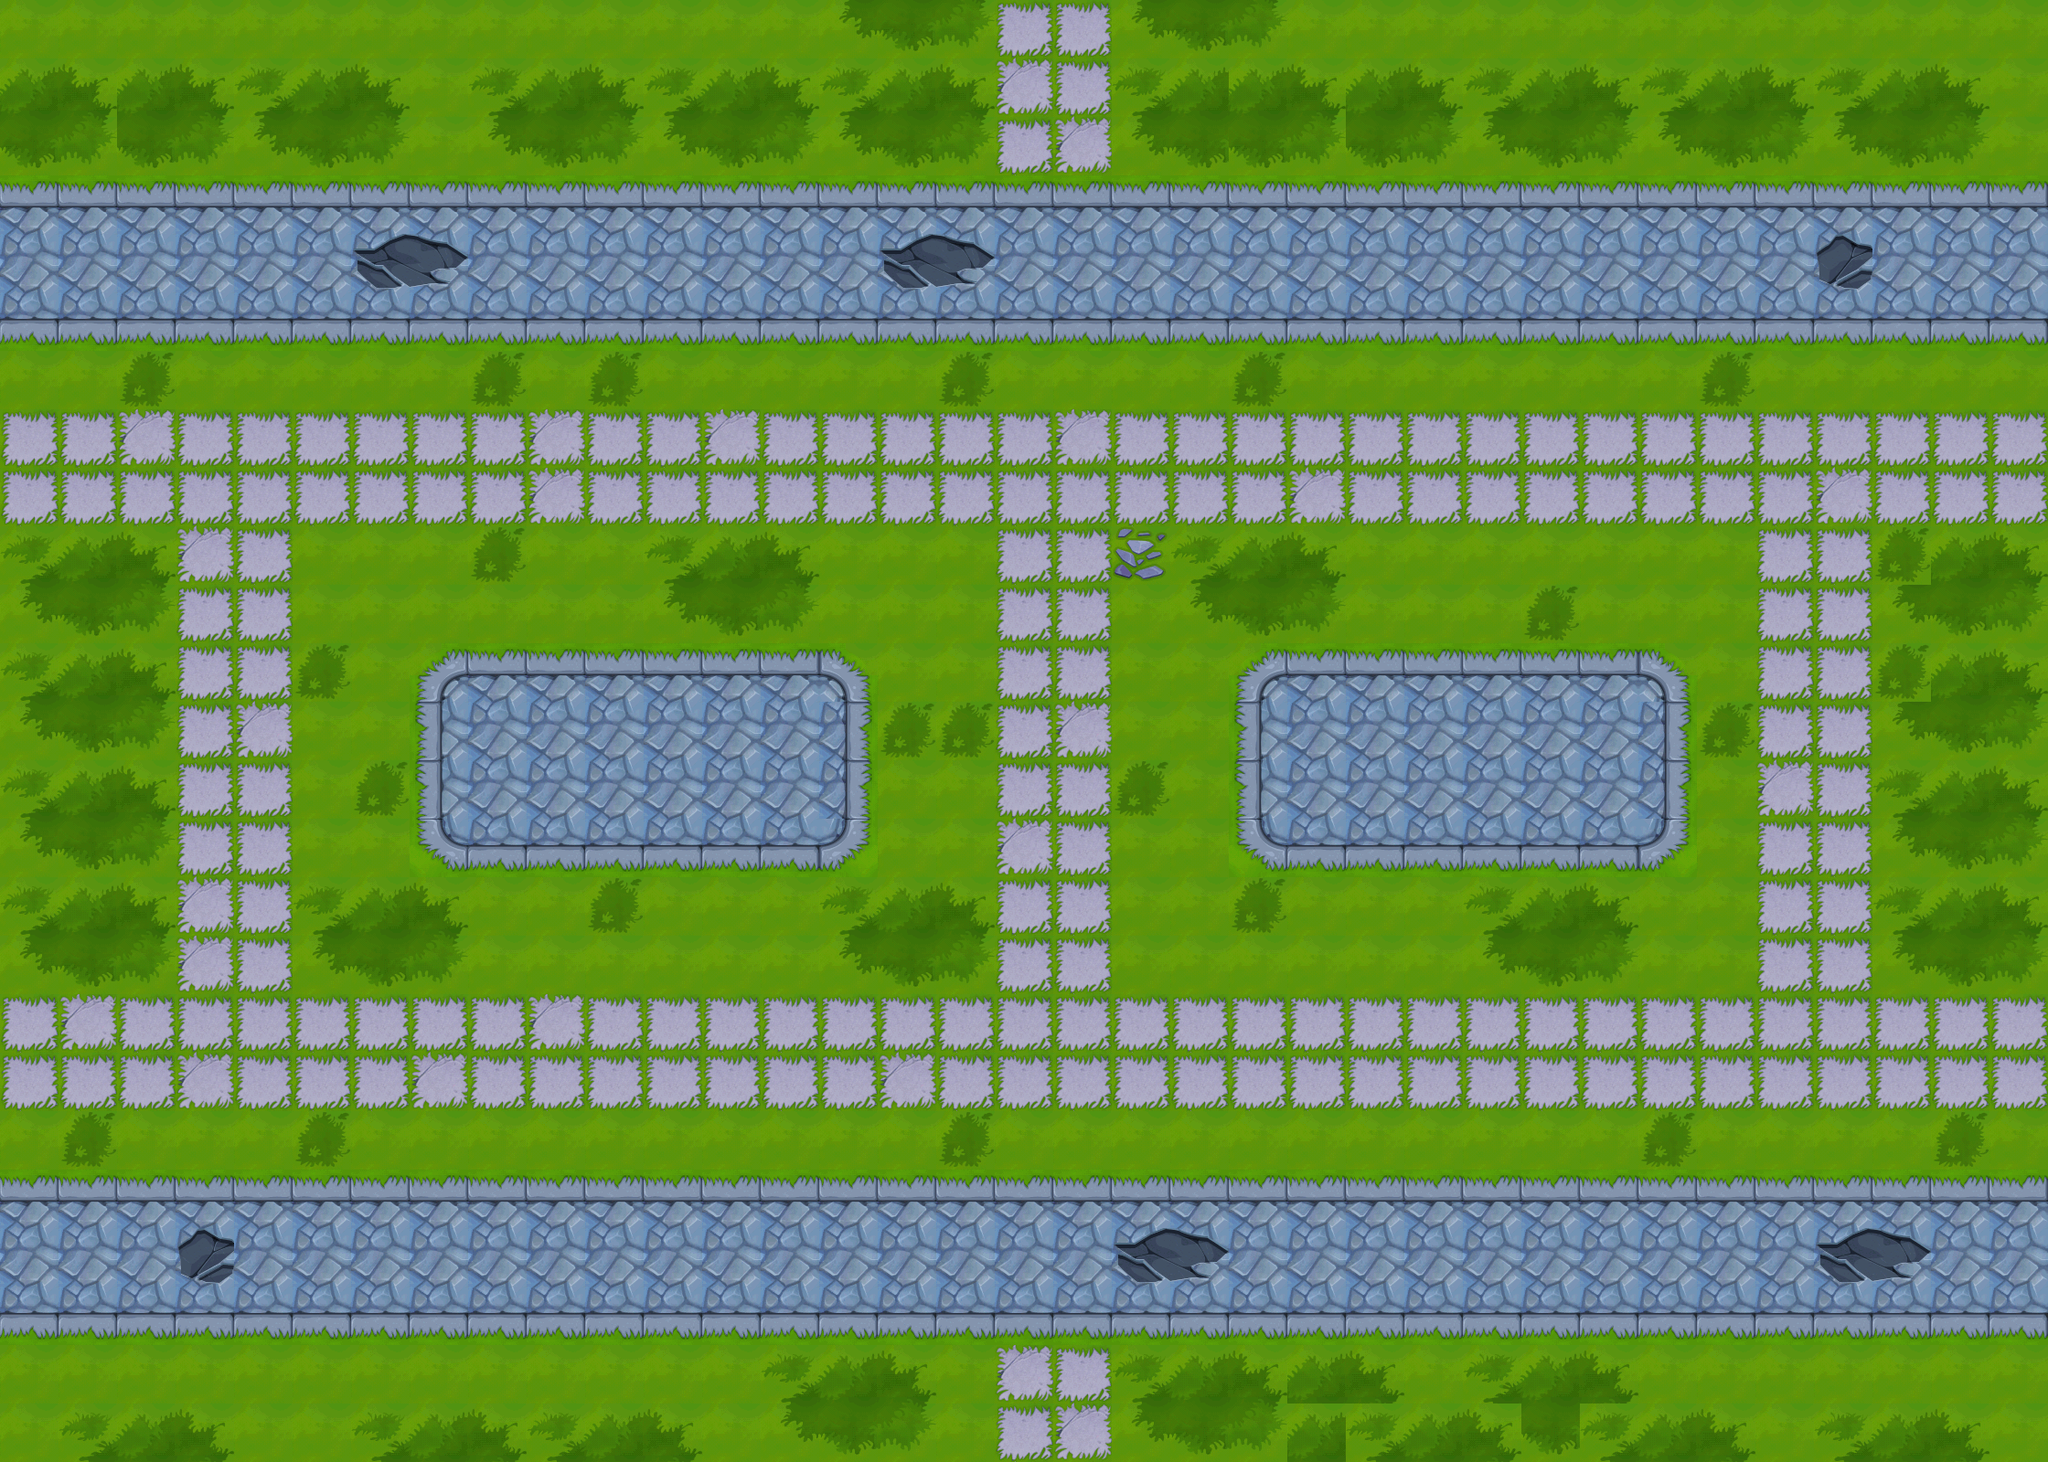

Tiled map render using the project's own tile images. Description and the map definition, with tile-layer contents summarised, below:
An orthogonal 35x25 tile map with 64x64 px tiles, 1 tile layer (background), 32 tilesets and 112 objects (19x collide, 11x collide_bullet).

<map version="1.0" orientation="orthogonal" width="35" height="25" tilewidth="64" tileheight="64">
 <tileset firstgid="1" name="bg06" tilewidth="64" tileheight="64">
  <image source="bg06.png" width="512" height="256" />
 </tileset>
 <tileset firstgid="33" name="jianzhu06_shu03" tilewidth="284" tileheight="274">
  <image source="jianzhu06_shu03.png" width="284" height="276" />
 </tileset>
 <tileset firstgid="34" name="jianzhu06_shu" tilewidth="291" tileheight="267">
  <image source="jianzhu06_shu.png" width="291" height="267" />
 </tileset>
 <tileset firstgid="35" name="jianzhu06_shu02" tilewidth="291" tileheight="267">
  <image source="jianzhu06_shu02.png" width="291" height="267" />
 </tileset>
 <tileset firstgid="36" name="jianzhu06_shitou" tilewidth="137" tileheight="83">
  <image source="jianzhu06_shitou.png" width="137" height="83" />
 </tileset>
 <tileset firstgid="37" name="jianzhu_lvhua" tilewidth="266" tileheight="142">
  <image source="jianzhu_lvhua.png" width="266" height="142" />
 </tileset>
 <tileset firstgid="38" name="jianzhu06_cao" tilewidth="125" tileheight="131">
  <image source="jianzhu06_cao.png" width="125" height="131" />
 </tileset>
 <tileset firstgid="39" name="jianzhu06_shui04" tilewidth="102" tileheight="54">
  <image source="jianzhu06_shui04.png" width="102" height="54" />
 </tileset>
 <tileset firstgid="40" name="jianzhu06_shui03" tilewidth="116" tileheight="54">
  <image source="jianzhu06_shui03.png" width="116" height="54" />
 </tileset>
 <tileset firstgid="41" name="jianzhu06_shui01" tilewidth="127" tileheight="65">
  <image source="jianzhu06_shui01.png" width="127" height="65" />
 </tileset>
 <tileset firstgid="42" name="jianzhu06_shui02" tilewidth="371" tileheight="217">
  <image source="jianzhu06_shui02.png" width="371" height="217" />
 </tileset>
 <tileset firstgid="43" name="jianzhu06_ken02" tilewidth="151" tileheight="79">
  <image source="jianzhu06_ken02.png" width="151" height="79" />
 </tileset>
 <tileset firstgid="44" name="jianzhu06_ken01" tilewidth="143" tileheight="56">
  <image source="jianzhu06_ken01.png" width="143" height="56" />
 </tileset>
 <tileset firstgid="45" name="jianzhu_xiangzi03" tilewidth="122" tileheight="76">
  <image source="jianzhu_xiangzi03.png" width="122" height="76" />
 </tileset>
 <tileset firstgid="46" name="jianzhu_xiangzi02" tilewidth="122" tileheight="126">
  <image source="jianzhu_xiangzi02.png" width="122" height="126" />
 </tileset>
 <tileset firstgid="47" name="jianzhu_xiangzi06" tilewidth="90" tileheight="113">
  <image source="jianzhu_xiangzi06.png" width="90" height="113" />
 </tileset>
 <tileset firstgid="48" name="jianzhu_xiangzi05" tilewidth="150" tileheight="170">
  <image source="jianzhu_xiangzi05.png" width="150" height="170" />
 </tileset>
 <tileset firstgid="49" name="jianzhu_xiangzi01" tilewidth="71" tileheight="80">
  <image source="jianzhu_xiangzi01.png" width="71" height="80" />
 </tileset>
 <tileset firstgid="50" name="jianzhu_xiangzi04" tilewidth="183" tileheight="126">
  <image source="jianzhu_xiangzi04.png" width="183" height="126" />
 </tileset>
 <tileset firstgid="51" name="jianzhu_xiangzi07" tilewidth="92" tileheight="112">
  <image source="jianzhu_xiangzi07.png" width="92" height="112" />
 </tileset>
 <tileset firstgid="52" name="jianzhu_qiang01" tilewidth="92" tileheight="54">
  <image source="jianzhu_qiang01.png" width="92" height="54" />
 </tileset>
 <tileset firstgid="53" name="yunbingche1" tilewidth="345" tileheight="247">
  <image source="yunbingche1.png" width="345" height="247" />
 </tileset>
 <tileset firstgid="54" name="yunbingche2" tilewidth="345" tileheight="245">
  <image source="yunbingche2.png" width="345" height="245" />
 </tileset>
 <tileset firstgid="55" name="shabao" tilewidth="113" tileheight="68">
  <image source="shabao.png" width="113" height="68" />
 </tileset>
 <tileset firstgid="56" name="jianzhu2_xiangzi0" tilewidth="192" tileheight="168">
  <image source="jianzhu2_xiangzi0.png" width="192" height="168" />
 </tileset>
 <tileset firstgid="57" name="jianzhu_xuezi01" tilewidth="242" tileheight="196">
  <image source="jianzhu_xuezi01.png" width="242" height="196" />
 </tileset>
 <tileset firstgid="58" name="jianzhu_xuezi02" tilewidth="219" tileheight="141">
  <image source="jianzhu_xuezi02.png" width="219" height="141" />
 </tileset>
 <tileset firstgid="59" name="jianzhu_xuezi03" tilewidth="192" tileheight="132">
  <image source="jianzhu_xuezi03.png" width="192" height="132" />
 </tileset>
 <tileset firstgid="60" name="jianzhu_xuezi04" tilewidth="421" tileheight="156">
  <image source="jianzhu_xuezi04.png" width="421" height="156" />
 </tileset>
 <tileset firstgid="61" name="jianzhu_xuezi05" tilewidth="180" tileheight="297">
  <image source="jianzhu_xuezi05.png" width="180" height="297" />
 </tileset>
 <tileset firstgid="62" name="jianzhu_langan" tilewidth="258" tileheight="59">
  <image source="jianzhu_langan.png" width="258" height="59" />
 </tileset>
 <tileset firstgid="63" name="jianzhu_kzt" tilewidth="377" tileheight="159">
  <image source="jianzhu_kzt.png" width="377" height="159" />
 </tileset>
 <layer name="background" width="35" height="25">
  <data>[875 cells, 875 non-empty, 23 distinct tile ids]</data>
 </layer>
 <objectgroup name="huatan1" width="35" height="25">
  <properties>
   <property name="filename" value="jianzhu_lvhua.png" />
   <property name="groundlayer" value="1" />
  </properties>
  <object gid="37" x="570" y="892" />
  <object gid="37" x="1470" y="892">
   <properties>
    <property name="groundZ" value="1" />
   </properties>
  </object>
 </objectgroup>
 <objectgroup name="zhihuitai" width="35" height="25">
  <properties>
   <property name="filename" value="jianzhu_kzt.png" />
   <property name="groundlayer" value="1" />
  </properties>
  <object gid="63" x="2473" y="1289">
   <properties>
    <property name="groundZ" value="1" />
   </properties>
  </object>
 </objectgroup>
 <objectgroup name="huatan2" width="35" height="25">
  <properties>
   <property name="filename" value="jianzhu06_cao.png" />
   <property name="groundlayer" value="1" />
  </properties>
  <object gid="38" x="740" y="453">
   <properties>
    <property name="groundZ" value="2" />
   </properties>
  </object>
  <object gid="38" x="637" y="455">
   <properties>
    <property name="groundZ" value="2" />
   </properties>
  </object>
  <object gid="38" x="539" y="454" />
  <object gid="38" x="1434" y="458" />
  <object gid="38" x="1629" y="457">
   <properties>
    <property name="groundZ" value="2" />
   </properties>
  </object>
  <object gid="38" x="1533" y="457">
   <properties>
    <property name="groundZ" value="2" />
   </properties>
  </object>
  <object gid="38" x="1438" y="1299" />
  <object gid="38" x="1635" y="1299">
   <properties>
    <property name="groundZ" value="2" />
   </properties>
  </object>
  <object gid="38" x="1537" y="1299">
   <properties>
    <property name="groundZ" value="2" />
   </properties>
  </object>
  <object gid="38" x="544" y="1299" />
  <object gid="38" x="740" y="1299">
   <properties>
    <property name="groundZ" value="2" />
   </properties>
  </object>
  <object gid="38" x="643" y="1298">
   <properties>
    <property name="groundZ" value="2" />
   </properties>
  </object>
 </objectgroup>
 <objectgroup name="shu1" width="35" height="25">
  <properties>
   <property name="buildlayer" value="1" />
   <property name="filename" value="jianzhu06_shu03.png" />
  </properties>
  <object gid="33" x="2053" y="800" />
  <object gid="33" x="548" y="196" />
  <object gid="33" x="1457" y="188" />
  <object gid="33" x="1803" y="1688" />
  <object gid="33" x="2055" y="1685" />
  <object gid="33" x="-118" y="950" />
  <object gid="33" x="152" y="1696" />
  <object gid="33" x="1549" y="1688" />
  <object gid="33" x="1842" y="192" />
 </objectgroup>
 <objectgroup name="shu2" width="35" height="25">
  <properties>
   <property name="buildlayer" value="1" />
   <property name="filename" value="jianzhu06_shu02.png" />
  </properties>
  <object gid="35" x="1220" y="194" />
  <object gid="35" x="149" y="195" />
  <object gid="35" x="-112" y="1098" />
  <object gid="35" x="328" y="197" />
  <object gid="35" x="1281" y="1687" />
  <object gid="35" x="2065" y="951" />
  <object gid="35" x="-110" y="794" />
  <object gid="35" x="2037" y="190" />
  <object gid="35" x="389" y="1684" />
 </objectgroup>
 <objectgroup name="shu3" width="35" height="25">
  <properties>
   <property name="buildlayer" value="1" />
   <property name="filename" value="jianzhu06_shu.png" />
  </properties>
  <object gid="34" x="-41" y="197" />
  <object gid="34" x="789" y="193" />
  <object gid="34" x="663" y="1695" />
  <object gid="34" x="1664" y="192" />
  <object gid="34" x="-64" y="1683" />
  <object gid="34" x="2063" y="1092" />
 </objectgroup>
 <objectgroup name="stone" width="35" height="25">
  <properties>
   <property name="filename" value="jianzhu06_shitou.png" />
   <property name="groundlayer" value="1" />
  </properties>
  <object gid="36" x="1432" y="163" />
  <object gid="36" x="522" y="175" />
  <object gid="36" x="2030" y="169" />
 </objectgroup>
 <objectgroup name="shui1" width="35" height="25">
  <properties>
   <property name="filename" value="jianzhu06_shui04.png" />
   <property name="groundlayer" value="1" />
  </properties>
  <object gid="39" x="807" y="1041" />
  <object gid="39" x="1563" y="660" />
 </objectgroup>
 <objectgroup name="shui2" width="35" height="25">
  <properties>
   <property name="filename" value="jianzhu06_shui03.png" />
   <property name="groundlayer" value="1" />
  </properties>
  <object gid="40" x="1442" y="1053" />
  <object gid="40" x="381" y="687" />
  <object gid="40" x="939" y="658" />
 </objectgroup>
 <objectgroup name="shui3" width="35" height="25">
  <properties>
   <property name="filename" value="jianzhu06_shui03.png" />
   <property name="groundlayer" value="1" />
  </properties>
  <object gid="41" x="2539" y="910" />
 </objectgroup>
 <objectgroup name="shui4" width="35" height="25">
  <properties>
   <property name="filename" value="jianzhu06_shui03.png" />
   <property name="groundlayer" value="1" />
  </properties>
  <object gid="42" x="2722" y="947" />
 </objectgroup>
 <objectgroup name="nitu1" width="35" height="25">
  <properties>
   <property name="filename" value="jianzhu06_shui03.png" />
   <property name="groundlayer" value="1" />
  </properties>
  <object gid="43" x="2406" y="813" />
 </objectgroup>
 <objectgroup name="nitu2" width="35" height="25">
  <properties>
   <property name="filename" value="jianzhu06_shui03.png" />
   <property name="groundlayer" value="1" />
  </properties>
  <object gid="44" x="2376" y="918" />
 </objectgroup>
 <objectgroup name="greenboxs" width="35" height="25">
  <properties>
   <property name="filename" value="jianzhu_xiangzi03.png" />
   <property name="groundlayer" value="1" />
  </properties>
  <object gid="45" x="1487" y="946">
   <properties>
    <property name="groundZ" value="3" />
   </properties>
  </object>
  <object gid="45" x="1609" y="946">
   <properties>
    <property name="groundZ" value="3" />
   </properties>
  </object>
 </objectgroup>
 <objectgroup name="greenboxb" width="35" height="25">
  <properties>
   <property name="filename" value="jianzhu_xiangzi02.png" />
   <property name="groundlayer" value="1" />
  </properties>
  <object gid="46" x="1526" y="499">
   <properties>
    <property name="groundZ" value="2" />
   </properties>
  </object>
 </objectgroup>
 <objectgroup name="greenboxbb" width="35" height="25">
  <properties>
   <property name="buildlayer" value="1" />
   <property name="filename" value="jianzhu2_xiangzi0.png" />
  </properties>
  <object gid="56" x="2147" y="1204" />
 </objectgroup>
 <objectgroup name="blackboxs" width="35" height="25">
  <properties>
   <property name="filename" value="jianzhu_xiangzi06.png" />
   <property name="groundlayer" value="1" />
  </properties>
  <object gid="47" x="557" y="521">
   <properties>
    <property name="groundZ" value="5" />
   </properties>
  </object>
 </objectgroup>
 <objectgroup name="blackboxb" width="35" height="25">
  <properties>
   <property name="filename" value="jianzhu_xiangzi05.png" />
   <property name="groundlayer" value="1" />
  </properties>
  <object gid="48" x="881" y="1707">
   <properties>
    <property name="groundZ" value="3" />
   </properties>
  </object>
 </objectgroup>
 <objectgroup name="mutouboxs" width="35" height="25">
  <properties>
   <property name="filename" value="jianzhu_xiangzi01.png" />
   <property name="groundlayer" value="1" />
  </properties>
  <object gid="49" x="1662" y="490">
   <properties>
    <property name="groundZ" value="3" />
   </properties>
  </object>
 </objectgroup>
 <objectgroup name="mutouboxb" width="35" height="25">
  <properties>
   <property name="filename" value="jianzhu_xiangzi04.png" />
   <property name="groundlayer" value="1" />
  </properties>
  <object gid="50" x="668" y="513">
   <properties>
    <property name="groundZ" value="3" />
   </properties>
  </object>
 </objectgroup>
 <objectgroup name="shabao" width="35" height="25">
  <properties>
   <property name="buildlayer" value="1" />
   <property name="filename" value="shabao.png" />
  </properties>
  <object gid="55" x="1370" y="945">
   <properties>
    <property name="groundZ" value="1" />
   </properties>
  </object>
 </objectgroup>
 <objectgroup name="M16" width="35" height="25">
  <properties>
   <property name="filename" value="jianzhu_xiangzi07.png" />
   <property name="groundlayer" value="1" />
  </properties>
  <object gid="51" x="695" y="495">
   <properties>
    <property name="groundZ" value="10" />
   </properties>
  </object>
 </objectgroup>
 <objectgroup name="SVD" width="35" height="25">
  <properties>
   <property name="filename" value="jianzhu_qiang01.png" />
   <property name="groundlayer" value="1" />
  </properties>
  <object gid="52" x="555" y="470">
   <properties>
    <property name="groundZ" value="10" />
   </properties>
  </object>
  <object gid="52" x="1618" y="923">
   <properties>
    <property name="groundZ" value="10" />
   </properties>
  </object>
 </objectgroup>
 <objectgroup name="tanke1" width="35" height="25">
  <properties>
   <property name="buildlayer" value="1" />
   <property name="filename" value="yunbingche1.png" />
  </properties>
  <object gid="53" x="1144" y="942" />
  <object gid="53" x="1995" y="343" />
 </objectgroup>
 <objectgroup name="tanke2" width="35" height="25">
  <properties>
   <property name="buildlayer" value="1" />
   <property name="filename" value="yunbingche2.png" />
  </properties>
  <object gid="54" x="-43" y="1272" />
 </objectgroup>
 <objectgroup name="blood1" width="35" height="25">
  <properties>
   <property name="filename" value="jianzhu_xuezi01.png" />
   <property name="groundlayer" value="1" />
  </properties>
  <object gid="57" x="1710" y="687" />
  <object gid="57" x="1127" y="1221" />
  <object gid="57" x="2056" y="1409" />
  <object gid="57" x="-52" y="412" />
 </objectgroup>
 <objectgroup name="blood2" width="35" height="25">
  <properties>
   <property name="filename" value="jianzhu_xuezi02.png" />
   <property name="groundlayer" value="1" />
  </properties>
  <object gid="58" x="298" y="536" />
  <object gid="58" x="1813" y="1147" />
  <object gid="58" x="1152" y="436" />
 </objectgroup>
 <objectgroup name="blood3" width="35" height="25">
  <properties>
   <property name="filename" value="jianzhu_xuezi03.png" />
   <property name="groundlayer" value="1" />
  </properties>
  <object gid="59" x="356" y="848" />
  <object gid="59" x="612" y="1140" />
  <object gid="59" x="858" y="807" />
  <object gid="59" x="337" y="1435" />
 </objectgroup>
 <objectgroup name="blood4" width="35" height="25">
  <properties>
   <property name="filename" value="jianzhu_xuezi04.png" />
   <property name="groundlayer" value="1" />
  </properties>
  <object gid="60" x="1967" y="491" />
  <object gid="60" x="-158" y="1423" />
 </objectgroup>
 <objectgroup name="blood5" width="35" height="25">
  <properties>
   <property name="filename" value="jianzhu_xuezi05.png" />
   <property name="groundlayer" value="1" />
  </properties>
  <object gid="61" x="1069" y="1743" />
  <object gid="61" x="1065" y="209" />
 </objectgroup>
 <objectgroup name="langan" width="35" height="25">
  <properties>
   <property name="buildlayer" value="1" />
   <property name="filename" value="jianzhu_langan.png" />
  </properties>
  <object gid="62" x="2449" y="617" />
 </objectgroup>
 <objectgroup name="collide_people" width="35" height="25">
  <object type="collide" x="-42" y="603" width="156" height="563" />
  <object type="collide" x="-33" y="1097" width="332" height="177" />
  <object type="collide" x="556" y="1178" width="299" height="112" />
  <object type="collide" x="572" y="765" width="261" height="119" />
  <object type="collide" x="551" y="335" width="303" height="179" />
  <object type="collide" x="-21" y="-75" width="1037" height="278" />
  <object type="collide" x="1287" y="-28" width="822" height="228" />
  <object type="collide" x="2002" y="157" width="332" height="177" />
  <object type="collide" x="1447" y="335" width="297" height="114" />
  <object type="collide" x="1151" y="764" width="584" height="174" />
  <object type="collide" x="2146" y="589" width="287" height="573" />
  <object type="collide" x="1449" y="1181" width="299" height="108" />
  <object type="collide" x="1352" y="1487" width="955" height="190" />
  <object type="collide" x="-66" y="1529" width="1059" height="198" />
  <object type="collide" x="949" y="1608" width="480" height="177" />
  <object type="collide" x="2249" y="281" width="247" height="1304" />
  <object type="collide" x="-257" y="84" width="247" height="1546" />
  <object type="collide" x="843" y="-537" width="738" height="528" />
  <object type="collide" x="1525" y="382" width="219" height="111" />
 </objectgroup>
 <objectgroup name="collide_bullet" width="35" height="25" visible="0">
  <object type="collide_bullet" x="557" y="335" width="245" height="136" />
  <object type="collide_bullet" x="1451" y="340" width="289" height="85" />
  <object type="collide_bullet" x="1531" y="376" width="112" height="85" />
  <object type="collide_bullet" x="1159" y="770" width="312" height="88" />
  <object type="collide_bullet" x="1454" y="1184" width="290" height="82" />
  <object type="collide_bullet" x="561" y="1183" width="290" height="82" />
  <object type="collide_bullet" x="1215" y="830" width="121" height="57" />
  <object type="collide_bullet" x="2007" y="178" width="265" height="68" />
  <object type="collide_bullet" x="2059" y="214" width="127" height="62" />
  <object type="collide_bullet" x="-23" y="1104" width="314" height="68" />
  <object type="collide_bullet" x="76" y="1143" width="183" height="58" />
 </objectgroup>
</map>
